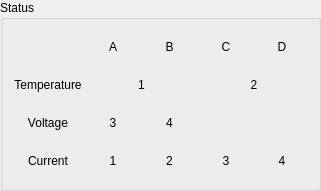
  <widget class="QGroupBox" name="groupBox_5">
   <property name="geometry">
    <rect>
     <x>630</x>
     <y>10</y>
     <width>321</width>
     <height>191</height>
    </rect>
   </property>
   <property name="title">
    <string>Status</string>
   </property>
   <layout class="QGridLayout" name="gridLayout">
    <item row="1" column="1" colspan="2">
     <widget class="QLabel" name="label_Temperature_1">
      <property name="lineWidth">
       <number>1</number>
      </property>
      <property name="text">
       <string>1</string>
      </property>
      <property name="alignment">
       <set>Qt::AlignCenter</set>
      </property>
     </widget>
    </item>
    <item row="0" column="1">
     <widget class="QLabel" name="label_45">
      <property name="lineWidth">
       <number>1</number>
      </property>
      <property name="text">
       <string>A</string>
      </property>
      <property name="alignment">
       <set>Qt::AlignCenter</set>
      </property>
     </widget>
    </item>
    <item row="1" column="3" colspan="2">
     <widget class="QLabel" name="label_Temperature_2">
      <property name="lineWidth">
       <number>1</number>
      </property>
      <property name="text">
       <string>2</string>
      </property>
      <property name="alignment">
       <set>Qt::AlignCenter</set>
      </property>
     </widget>
    </item>
    <item row="0" column="3">
     <widget class="QLabel" name="label_43">
      <property name="lineWidth">
       <number>1</number>
      </property>
      <property name="text">
       <string>C</string>
      </property>
      <property name="alignment">
       <set>Qt::AlignCenter</set>
      </property>
     </widget>
    </item>
    <item row="0" column="2">
     <widget class="QLabel" name="label_42">
      <property name="lineWidth">
       <number>1</number>
      </property>
      <property name="text">
       <string>B</string>
      </property>
      <property name="alignment">
       <set>Qt::AlignCenter</set>
      </property>
     </widget>
    </item>
    <item row="3" column="2">
     <widget class="QLabel" name="label_Current_2">
      <property name="lineWidth">
       <number>1</number>
      </property>
      <property name="text">
       <string>2</string>
      </property>
      <property name="alignment">
       <set>Qt::AlignCenter</set>
      </property>
     </widget>
    </item>
    <item row="0" column="4">
     <widget class="QLabel" name="label_44">
      <property name="lineWidth">
       <number>1</number>
      </property>
      <property name="text">
       <string>D</string>
      </property>
      <property name="alignment">
       <set>Qt::AlignCenter</set>
      </property>
     </widget>
    </item>
    <item row="3" column="1">
     <widget class="QLabel" name="label_Current_1">
      <property name="lineWidth">
       <number>1</number>
      </property>
      <property name="text">
       <string>1</string>
      </property>
      <property name="alignment">
       <set>Qt::AlignCenter</set>
      </property>
     </widget>
    </item>
    <item row="3" column="3">
     <widget class="QLabel" name="label_Current_3">
      <property name="lineWidth">
       <number>1</number>
      </property>
      <property name="text">
       <string>3</string>
      </property>
      <property name="alignment">
       <set>Qt::AlignCenter</set>
      </property>
     </widget>
    </item>
    <item row="3" column="4">
     <widget class="QLabel" name="label_Current_4">
      <property name="lineWidth">
       <number>1</number>
      </property>
      <property name="text">
       <string>4</string>
      </property>
      <property name="alignment">
       <set>Qt::AlignCenter</set>
      </property>
     </widget>
    </item>
    <item row="0" column="0">
     <widget class="QLabel" name="label_29">
      <property name="lineWidth">
       <number>1</number>
      </property>
      <property name="text">
       <string/>
      </property>
      <property name="alignment">
       <set>Qt::AlignCenter</set>
      </property>
     </widget>
    </item>
    <item row="1" column="0">
     <widget class="QLabel" name="label_30">
      <property name="lineWidth">
       <number>1</number>
      </property>
      <property name="text">
       <string>Temperature</string>
      </property>
      <property name="alignment">
       <set>Qt::AlignCenter</set>
      </property>
     </widget>
    </item>
    <item row="2" column="0">
     <widget class="QLabel" name="label_31">
      <property name="lineWidth">
       <number>1</number>
      </property>
      <property name="text">
       <string>Voltage</string>
      </property>
      <property name="alignment">
       <set>Qt::AlignCenter</set>
      </property>
     </widget>
    </item>
    <item row="3" column="0">
     <widget class="QLabel" name="label_32">
      <property name="lineWidth">
       <number>1</number>
      </property>
      <property name="text">
       <string>Current</string>
      </property>
      <property name="alignment">
       <set>Qt::AlignCenter</set>
      </property>
     </widget>
    </item>
    <item row="2" column="1">
     <widget class="QLabel" name="label_Voltage_1">
      <property name="lineWidth">
       <number>1</number>
      </property>
      <property name="text">
       <string>3</string>
      </property>
      <property name="alignment">
       <set>Qt::AlignCenter</set>
      </property>
     </widget>
    </item>
    <item row="2" column="3">
     <widget class="QLabel" name="label_Voltage_3">
      <property name="lineWidth">
       <number>1</number>
      </property>
      <property name="text">
       <string/>
      </property>
      <property name="alignment">
       <set>Qt::AlignCenter</set>
      </property>
     </widget>
    </item>
    <item row="2" column="2">
     <widget class="QLabel" name="label_Voltage_2">
      <property name="lineWidth">
       <number>1</number>
      </property>
      <property name="text">
       <string>4</string>
      </property>
      <property name="alignment">
       <set>Qt::AlignCenter</set>
      </property>
     </widget>
    </item>
    <item row="2" column="4">
     <widget class="QLabel" name="label_Voltage_4">
      <property name="lineWidth">
       <number>1</number>
      </property>
      <property name="text">
       <string/>
      </property>
      <property name="alignment">
       <set>Qt::AlignCenter</set>
      </property>
     </widget>
    </item>
   </layout>
  </widget>
